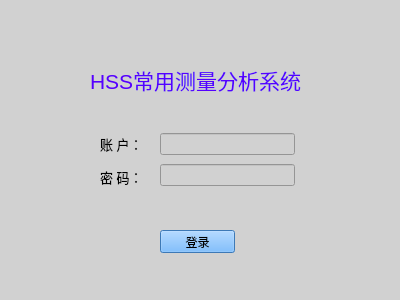
<?xml version="1.0" encoding="UTF-8"?>
<ui version="4.0">
 <class>Form</class>
 <widget class="QWidget" name="Form">
  <property name="geometry">
   <rect>
    <x>0</x>
    <y>0</y>
    <width>400</width>
    <height>300</height>
   </rect>
  </property>
  <property name="minimumSize">
   <size>
    <width>400</width>
    <height>300</height>
   </size>
  </property>
  <property name="maximumSize">
   <size>
    <width>400</width>
    <height>300</height>
   </size>
  </property>
  <property name="windowTitle">
   <string>登录</string>
  </property>
  <property name="styleSheet">
   <string notr="true">background-color: rgb(209, 209, 209);</string>
  </property>
  <widget class="QLabel" name="label">
   <property name="geometry">
    <rect>
     <x>290</x>
     <y>250</y>
     <width>101</width>
     <height>51</height>
    </rect>
   </property>
   <property name="text">
    <string/>
   </property>
   <property name="pixmap">
    <pixmap>../HSS/china_mob.png</pixmap>
   </property>
  </widget>
  <widget class="QPushButton" name="pushButton">
   <property name="geometry">
    <rect>
     <x>160</x>
     <y>230</y>
     <width>75</width>
     <height>23</height>
    </rect>
   </property>
   <property name="styleSheet">
    <string notr="true">background-color: rgb(85, 170, 255);</string>
   </property>
   <property name="text">
    <string>登录</string>
   </property>
  </widget>
  <widget class="QLabel" name="label_2">
   <property name="geometry">
    <rect>
     <x>90</x>
     <y>60</y>
     <width>211</width>
     <height>41</height>
    </rect>
   </property>
   <property name="text">
    <string>&lt;html&gt;&lt;head/&gt;&lt;body&gt;&lt;p&gt;&lt;span style=&quot; font-size:16pt; color:#5500ff;&quot;&gt;HSS常用测量分析系统&lt;/span&gt;&lt;/p&gt;&lt;/body&gt;&lt;/html&gt;</string>
   </property>
   <property name="textFormat">
    <enum>Qt::AutoText</enum>
   </property>
   <property name="alignment">
    <set>Qt::AlignCenter</set>
   </property>
   <property name="wordWrap">
    <bool>false</bool>
   </property>
  </widget>
  <widget class="QWidget" name="">
   <property name="geometry">
    <rect>
     <x>160</x>
     <y>130</y>
     <width>135</width>
     <height>61</height>
    </rect>
   </property>
   <layout class="QVBoxLayout" name="verticalLayout">
    <item>
     <widget class="QLineEdit" name="lineEdit"/>
    </item>
    <item>
     <widget class="QLineEdit" name="lineEdit_2"/>
    </item>
   </layout>
  </widget>
  <widget class="QWidget" name="">
   <property name="geometry">
    <rect>
     <x>100</x>
     <y>130</y>
     <width>52</width>
     <height>61</height>
    </rect>
   </property>
   <layout class="QVBoxLayout" name="verticalLayout_2">
    <item>
     <widget class="QLabel" name="label_3">
      <property name="text">
       <string>&lt;html&gt;&lt;head/&gt;&lt;body&gt;&lt;p&gt;&lt;span style=&quot; font-size:10pt;&quot;&gt;账 户：&lt;/span&gt;&lt;/p&gt;&lt;/body&gt;&lt;/html&gt;</string>
      </property>
     </widget>
    </item>
    <item>
     <widget class="QLabel" name="label_4">
      <property name="text">
       <string>&lt;html&gt;&lt;head/&gt;&lt;body&gt;&lt;p&gt;&lt;span style=&quot; font-size:10pt;&quot;&gt;密 码：&lt;/span&gt;&lt;/p&gt;&lt;/body&gt;&lt;/html&gt;</string>
      </property>
     </widget>
    </item>
   </layout>
  </widget>
 </widget>
 <resources/>
 <connections/>
</ui>
